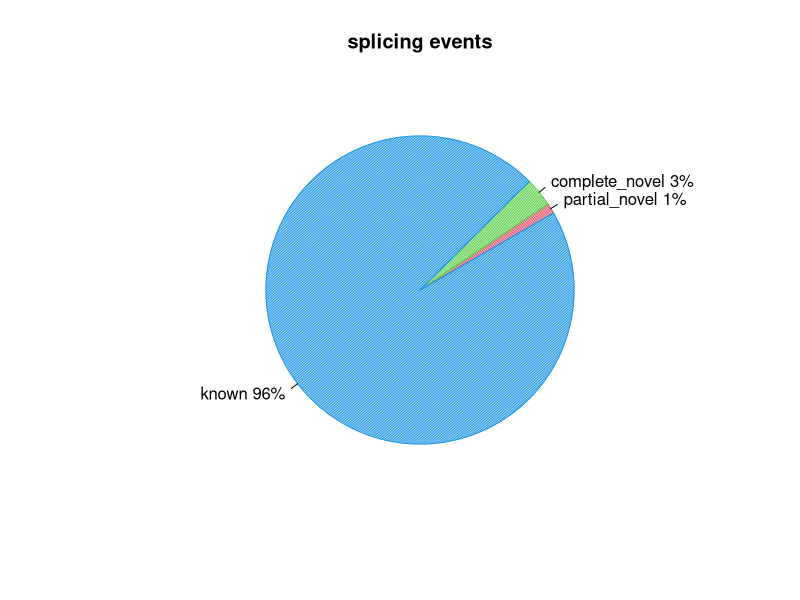
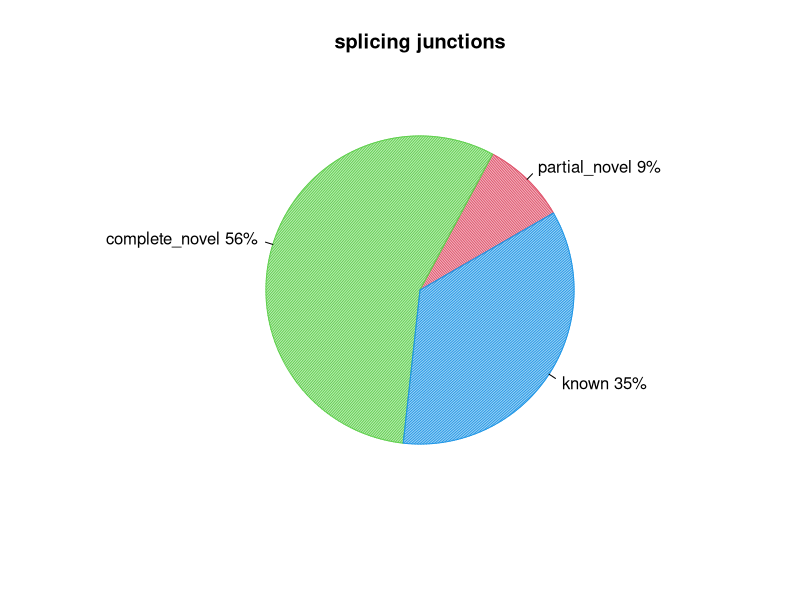

Recreate these plots in R, in order.
pdf("CF50160.splice_events.pdf")
events=c(1.0657293169992794,3.05573366099944,95.77982803853517)
pie(events,col=c(2,3,4),init.angle=30,angle=c(60,120,150),density=c(70,70,70),main="splicing events",labels=c("partial_novel 1%","complete_novel 3%","known 96%"))
dev.off()
pdf("CF50160.splice_junction.pdf")
junction=c(8.849212724935732,56.07768316195373,35.07310411311054)
pie(junction,col=c(2,3,4),init.angle=30,angle=c(60,120,150),density=c(70,70,70),main="splicing junctions",labels=c("partial_novel 9%","complete_novel 56%","known 35%"))
dev.off()
